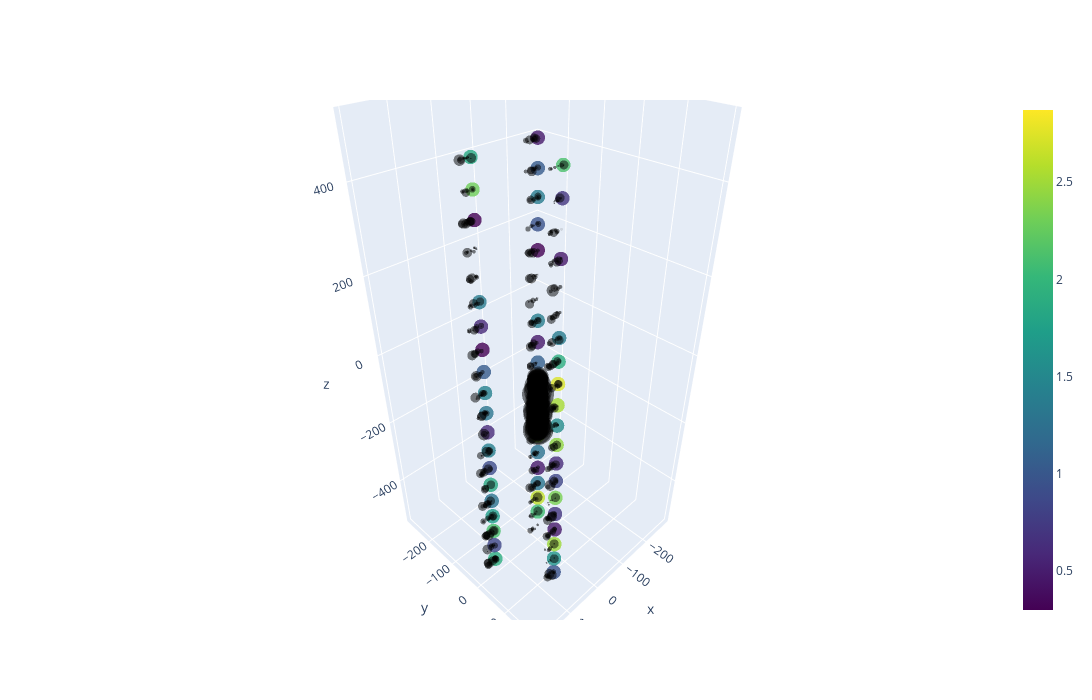

Notebook cell for this chart:
### Code cell
hit_times = ak.sort(ak.concatenate([hit_times_track, hit_times_biolumi], axis=1))

sel_window = hit_times_track >tw[0]

hit_times_sel = hit_times[ (hit_times_track >tw[0]) & (hit_times_track <tw[1])]
rec = rec_lumi + rec_track
fig = plot_event(det, hit_times, record=rec)
fig.write_html("biolumi_plus_muon.html")

### Figure 1 — Plotly figure (JSON) as saved in the notebook; plotly's stock layout.template omitted (floating-point values rounded to 4 significant figures; data arrays with more than 128 entries replaced by an {"elided": "..."} marker saying what was removed)
{"data": [{"marker": {"color": [2.076, 2.632, 1.301, 0.4771, 1.279, 2.458, 2.87, 2.805, 1.857, 1.079, 0.4771, 1.398, 0.301, 0.9542, 1.38, 1.041, 0.4771, 1.914, 0.8451, 2.121, 1.732, 1.279, 1.857, 0.9031, 1.415, 0.6021, 1.301, 1.431, 1.041, 0.301, 0.6021, 1.362, 0.301, 2.297, 1.845, 0.9542, 1.633, 2.493, 0.4771, 0.699, 2.34, 0.8451, 0.6021, 2.438, 1.544, 2.526, 2.73, 1.903, 1.38, 0.4771, 0.699, 2.124], "colorscale": [[0, "#440154"], [0.1111, "#482878"], [0.2222, "#3e4989"], [0.3333, "#31688e"], [0.4444, "#26828e"], [0.5556, "#1f9e89"], [0.6667, "#35b779"], [0.7778, "#6ece58"], [0.8889, "#b5de2b"], [1, "#fde725"]], "opacity": 0.8, "showscale": true, "size": 5}, "mode": "markers", "type": "scatter3d", "x": [0, 0, 0, 0, 0, 0, 0, 0, 0, 0, 0, 0, 0, 0, 0, 0, 0, 150, 150, 150, 150, 150, 150, 150, 150, 150, 150, 150, 150, 150, 150, 150, 150, 150, 150, 75, 75, 75, 75, 75, 75, 75, 75, 75, 75, 75, 75, 75, 75, 75, 75, 75], "y": [0, 0, 0, 0, 0, 0, 0, 0, 0, 0, 0, 0, 0, 0, 0, 0, 0, 0, 0, 0, 0, 0, 0, 0, 0, 0, 0, 0, 0, 0, 0, 0, 0, 0, 0, 130, 130, 130, 130, 130, 130, 130, 130, 130, 130, 130, 130, 130, 130, 130, 130, 130], "z": [-447.4, -394.7, -342.1, -289.5, -236.8, -184.2, -131.6, -78.95, -26.32, 26.32, 78.95, 131.6, 289.5, 342.1, 394.7, 447.4, 500, -500, -447.4, -394.7, -342.1, -289.5, -236.8, -184.2, -131.6, -78.95, -26.32, 26.32, 78.95, 131.6, 184.2, 236.8, 394.7, 447.4, 500, -500, -447.4, -394.7, -342.1, -289.5, -236.8, -184.2, -131.6, -78.95, -26.32, 26.32, 78.95, 131.6, 184.2, 342.1, 447.4, 500]}, {"marker": {"color": "black", "colorscale": [[0, "#440154"], [0.1111, "#482878"], [0.2222, "#3e4989"], [0.3333, "#31688e"], [0.4444, "#26828e"], [0.5556, "#1f9e89"], [0.6667, "#35b779"], [0.7778, "#6ece58"], [0.8889, "#b5de2b"], [1, "#fde725"]], "opacity": 0.1, "size": 1}, "mode": "markers", "type": "scatter3d", "x": [0, 0, 0, 150, 150, 75, 75, 75], "y": [0, 0, 0, 0, 0, 130, 130, 130], "z": [-500, 184.2, 236.8, 289.5, 342.1, 236.8, 289.5, 394.7]}, {"marker": {"color": "black", "line": {"width": 0}, "opacity": 0.5, "size": {"elided": "1079 float values"}}, "mode": "markers", "type": "scatter3d", "x": {"elided": "1079 float values"}, "y": {"elided": "1079 float values"}, "z": {"elided": "1079 float values"}}], "layout": {"coloraxis": {"colorbar": {"title": {"text": "log10(det. photons)"}}, "showscale": true}, "height": 700, "scene": {"aspectmode": "auto", "aspectratio": {"x": 0.7755, "y": 0.7755, "z": 1.663}}, "showlegend": false, "width": 1400}}
